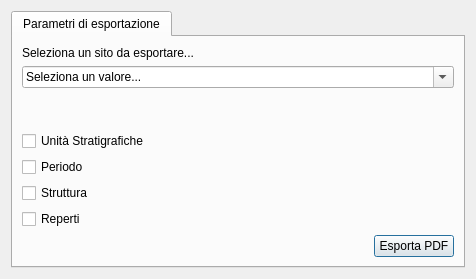
<?xml version="1.0" encoding="UTF-8"?>
<ui version="4.0">
 <class>Dialog_pdf_exp</class>
 <widget class="QDialog" name="Dialog_pdf_exp">
  <property name="windowModality">
   <enum>Qt::NonModal</enum>
  </property>
  <property name="enabled">
   <bool>true</bool>
  </property>
  <property name="geometry">
   <rect>
    <x>0</x>
    <y>0</y>
    <width>476</width>
    <height>279</height>
   </rect>
  </property>
  <property name="minimumSize">
   <size>
    <width>450</width>
    <height>279</height>
   </size>
  </property>
  <property name="maximumSize">
   <size>
    <width>1000</width>
    <height>1000</height>
   </size>
  </property>
  <property name="cursor">
   <cursorShape>PointingHandCursor</cursorShape>
  </property>
  <property name="windowTitle">
   <string>Impostazioni del sistema</string>
  </property>
  <property name="windowIcon">
   <iconset resource="resources.qrc">
    <normaloff>:/images/directoryExp.png</normaloff>:/images/directoryExp.png</iconset>
  </property>
  <layout class="QGridLayout" name="gridLayout_2">
   <item row="0" column="0">
    <widget class="QTabWidget" name="tabWidget">
     <property name="sizePolicy">
      <sizepolicy hsizetype="Expanding" vsizetype="Expanding">
       <horstretch>200</horstretch>
       <verstretch>200</verstretch>
      </sizepolicy>
     </property>
     <property name="currentIndex">
      <number>0</number>
     </property>
     <widget class="QWidget" name="tab">
      <attribute name="title">
       <string>Parametri di esportazione</string>
      </attribute>
      <layout class="QGridLayout" name="gridLayout">
       <item row="0" column="0" colspan="5">
        <layout class="QVBoxLayout" name="verticalLayout">
         <item>
          <widget class="QLabel" name="label">
           <property name="text">
            <string>Seleziona un sito da esportare...</string>
           </property>
          </widget>
         </item>
         <item>
          <widget class="QComboBox" name="comboBox_sito">
           <property name="enabled">
            <bool>true</bool>
           </property>
           <property name="mouseTracking">
            <bool>false</bool>
           </property>
           <property name="contextMenuPolicy">
            <enum>Qt::DefaultContextMenu</enum>
           </property>
           <property name="acceptDrops">
            <bool>false</bool>
           </property>
           <property name="editable">
            <bool>true</bool>
           </property>
           <property name="duplicatesEnabled">
            <bool>false</bool>
           </property>
           <property name="frame">
            <bool>true</bool>
           </property>
           <item>
            <property name="text">
             <string>Seleziona un valore...</string>
            </property>
           </item>
          </widget>
         </item>
         <item>
          <spacer name="verticalSpacer_2">
           <property name="orientation">
            <enum>Qt::Vertical</enum>
           </property>
           <property name="sizeHint" stdset="0">
            <size>
             <width>20</width>
             <height>40</height>
            </size>
           </property>
          </spacer>
         </item>
        </layout>
       </item>
       <item row="1" column="0" colspan="3">
        <widget class="QCheckBox" name="checkBox_US">
         <property name="text">
          <string>Unità Stratigrafiche</string>
         </property>
        </widget>
       </item>
       <item row="1" column="3" colspan="2">
        <spacer name="horizontalSpacer_6">
         <property name="orientation">
          <enum>Qt::Horizontal</enum>
         </property>
         <property name="sizeHint" stdset="0">
          <size>
           <width>250</width>
           <height>20</height>
          </size>
         </property>
        </spacer>
       </item>
       <item row="2" column="0">
        <widget class="QCheckBox" name="checkBox_periodo">
         <property name="text">
          <string>Periodo</string>
         </property>
        </widget>
       </item>
       <item row="2" column="1" colspan="3">
        <spacer name="horizontalSpacer_7">
         <property name="orientation">
          <enum>Qt::Horizontal</enum>
         </property>
         <property name="sizeHint" stdset="0">
          <size>
           <width>448</width>
           <height>20</height>
          </size>
         </property>
        </spacer>
       </item>
       <item row="3" column="0" colspan="2">
        <widget class="QCheckBox" name="checkBox_struttura">
         <property name="text">
          <string>Struttura</string>
         </property>
        </widget>
       </item>
       <item row="3" column="2" colspan="3">
        <spacer name="horizontalSpacer_9">
         <property name="orientation">
          <enum>Qt::Horizontal</enum>
         </property>
         <property name="sizeHint" stdset="0">
          <size>
           <width>307</width>
           <height>20</height>
          </size>
         </property>
        </spacer>
       </item>
       <item row="4" column="0">
        <widget class="QCheckBox" name="checkBox_reperti">
         <property name="text">
          <string>Reperti</string>
         </property>
        </widget>
       </item>
       <item row="4" column="2" colspan="2">
        <spacer name="horizontalSpacer_10">
         <property name="orientation">
          <enum>Qt::Horizontal</enum>
         </property>
         <property name="sizeHint" stdset="0">
          <size>
           <width>178</width>
           <height>17</height>
          </size>
         </property>
        </spacer>
       </item>
       <item row="5" column="4">
        <widget class="QPushButton" name="pushButton_exp_pdf">
         <property name="text">
          <string>Esporta PDF</string>
         </property>
        </widget>
       </item>
      </layout>
     </widget>
    </widget>
   </item>
  </layout>
 </widget>
 <resources>
  <include location="resources.qrc"/>
 </resources>
 <connections/>
</ui>
